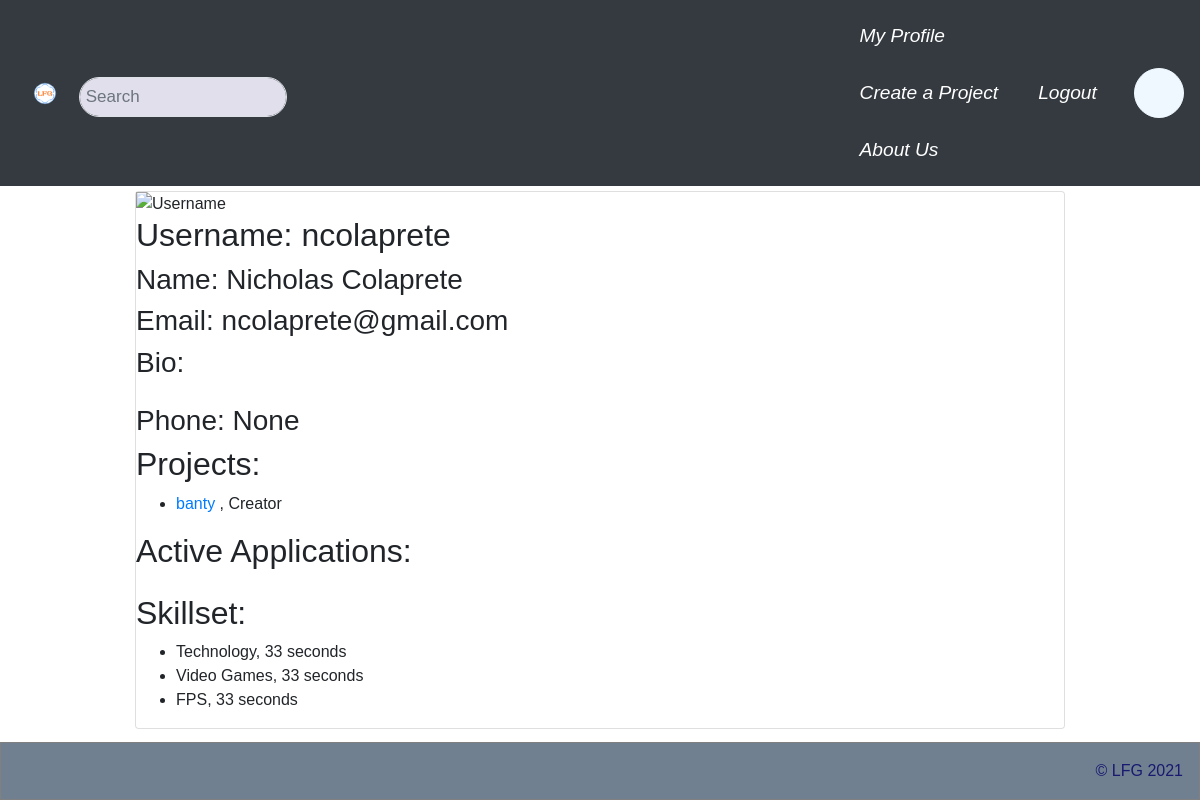
Screenshot of /accounts/profile/1/ (signed in) with the database file from the repository.
### LFGCore/models.py (models this page shows, shortened)
class Profile(models.Model):
  user = models.OneToOneField(User, on_delete=models.CASCADE)
  address = models.OneToOneField('Address', on_delete=models.CASCADE, null=True)
  projects = models.ManyToManyField('Project', through='Member', related_name="memberships")
  chat_channels = models.ManyToManyField('ChatChannel', related_name="channels")
  chats = models.ManyToManyField('ChatChannel', related_name="chats", through='Chat')
  friends = models.ManyToManyField("self", through='Friend')
  bio = models.CharField(max_length=1000, null=True, default="")
  phone_regex = RegexValidator(regex=r'^\+?1?\d{9,15}$', message="Phone number must be entered in the format: '+999999999'. Up to 15 digits allowed.")
  telephone_number = models.CharField(validators=[phone_regex], max_length=17, blank=True, default="") # validators should be a list
  applications = models.ManyToManyField('Role', through='Application', related_name="role_application")
  def get_resume(self):
    skillset = defaultdict(float)
    for membership in self.member_set.all():
      for period in membership.roleperiod_set.all():
        for skill in period.role.skills.all():
          skillset[skill] += period.duration()
    return [(skill, skillset[skill], format_time(skillset[skill])) for skill in skillset]

class Member(models.Model):
  profile = models.ForeignKey(Profile, on_delete=models.CASCADE)
  project = models.ForeignKey(Project, on_delete=models.CASCADE)
  roles = models.ManyToManyField('Role', through='RolePeriod')
  is_owner = models.BooleanField()
  start_date = models.DateTimeField(default=now)
  end_date = models.DateTimeField(null=True)
  active = models.BooleanField(default=True)

class Project(models.Model):
  channels = models.ManyToManyField('ChatChannel', through='ProjectChannel')
  name = models.CharField(max_length=45)
  description = models.CharField(max_length=10000)
  start_date = models.DateTimeField(default=now)
  end_date = models.DateTimeField(null=True)
  active = models.BooleanField(default=True)
  objects = ProjectManager()

class Role(models.Model):
  project = models.ForeignKey(Project, on_delete=models.CASCADE)
  skills = models.ManyToManyField('Skill')
  title = models.CharField(max_length=45)
  description = models.CharField(max_length=1000)
  active = models.BooleanField(default=True)

class Skill(models.Model):
  parent = models.ForeignKey("self", on_delete=models.CASCADE, null=True)
  name = models.CharField(max_length=45)
  description = models.CharField(max_length=250)
  def __str__(self):
    return self.name

### LFGCore/views.py (the view)
# urls.py: path('accounts/profile/', views.profile, name='my_profile_view'),
@login_required
def profile(request, id=None):
  user = None
  if id == None:
    user = request.user
  else:
    user = User.objects.get(id=id)
  return render(request, 'LFGCore/profile.html', {
    "user": user,
    "is_own_profile": user == request.user,
    "memberships" : user.profile.member_set.filter(project__active=True),
    "skillset": user.profile.get_resume(),
    'logged_in' : request.user.is_authenticated
  })

### LFGCore/models.py (called while the page is built)
def format_time(hrs):
  seconds = math.floor((hrs * 3600) % 60)
  minutes = math.floor((hrs * 60) % 60)
  hours = math.floor(hrs % 24)
  days = math.floor((hrs / 24) % 30)
  months = math.floor((hrs / 720) % 12)
  years = math.floor(hrs / 8760)
  if minutes < 1:
    return f"{seconds} seconds"
  elif hours < 1:
    return f"{minutes} min, {seconds} sec"
  elif days < 1:
    return f"{hours} hrs, {minutes} min"
  elif months < 1:
    return f"{days} days, {hours} hrs"
  elif years < 1:
    return f"{months} months, {days} days"
  elif years < 3:
    return f"{years} years, {months} months"
  else:
    return f"{years} years"

  def get_end(self):
    if self.end_date == None:
      return now()
    else:
      return self.end_date

  def duration(self):
    return (self.get_end() - self.start_date).total_seconds() / 3600

### LFGCore/templates/LFGCore/profile.html (shortened to what this page needs)
{% extends "LFGCore/base.html" %}
{% block content %}
<div class="card">
  <img src="image_defaultProfile.jpg" alt="Username" style="width:100%">
  <h2>Username: {{ user.username }}</h2>
  <h3>Name: {{ user.first_name }} {{ user.last_name }}</h3>
  <h3>Email: {{ user.email }}</h3>
  <h3>Bio:</h3>
  <h3>Phone: {{ user.profile.telephone_number }}</h3>
  <h2>Projects:</h2>
  <ul>
    {% for member in memberships %}
    <li>
      <a href="/project/{{ member.project.id }}/">{{ member.project.name }}</a>
        {% if member.roles.all %}
        , {{ member.roles.all.0.title }}
        {% endif %}
      </li>
      {% endfor %}
  </ul>
  <h2>Active Applications:</h2>
  <h2>Skillset:</h2>
  <ul>
    {% for skill, time, ftime in skillset %}
    <li>{{ skill }}, {{ ftime }}</li>
    {% endfor %}
  </ul>
</div>
{% endblock content %}

### static/top/top.css (style rules this page uses)
* { box-sizing: border-box; }
body { margin: 0; font-family: Arial, Helvetica, sans-serif; }

### rows the page displays
Member: project.name "banty", roles.all.0 "Creator"
Skill: name "Technology", ftime "33 seconds"
Skill: name "Video Games", ftime "33 seconds"
Skill: name "FPS", ftime "33 seconds"

### other values shown
{{ user.username }} "ncolaprete"
{{ user.first_name }} "Nicholas"
{{ user.last_name }} "Colaprete"
{{ user.email }} "ncolaprete@gmail.com"
{{ user.profile.telephone_number }} "None"
